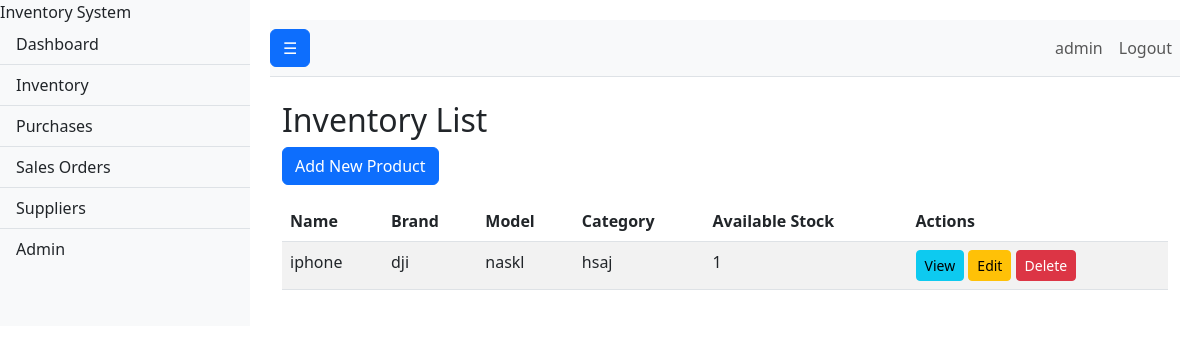
The page /inventory/ (signed in) on the database as committed earlier.
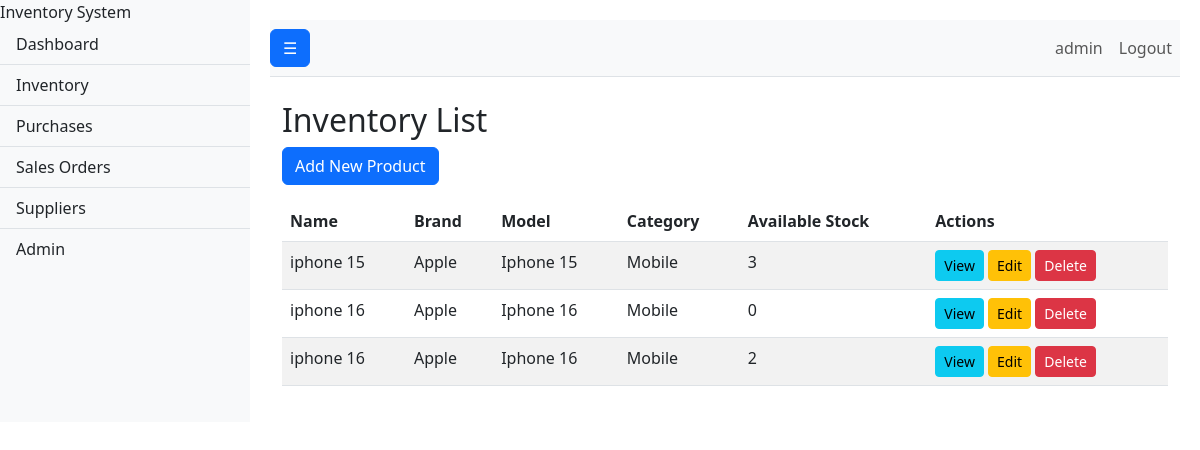
The same page on the database as committed later.
### inventory/models.py (models this page shows, shortened)
class Product(models.Model):
    name = models.CharField(max_length=100)
    category = models.CharField(max_length=50, blank=True, null=True)
    brand = models.CharField(max_length=50, blank=True, null=True)
    model = models.CharField(max_length=50, blank=True, null=True)
    description = models.TextField(blank=True, null=True)
    created_at = models.DateTimeField(auto_now_add=True)
    updated_at = models.DateTimeField(auto_now=True)

### inventory/views.py (the view)
# urls.py: path('inventory/', views.inventory_list, name='inventory_list'),
@login_required
def inventory_list(request):
    products_with_stock = []
    products = Product.objects.all()
    for product in products:
        available_stock = product.serial_numbers.filter(status='In Stock').count()
        products_with_stock.append({
            'product': product,
            'available_stock': available_stock
        })
    return render(request, 'inventory/inventory_list.html', {'products_with_stock': products_with_stock})

### inventory/templates/inventory/inventory_list.html
{% extends 'inventory/base.html' %}
{% block content %}
    <h2>Inventory List</h2>
    <a href="{% url 'inventory:add_product' %}" class="btn btn-primary mb-3">Add New Product</a>
    <table class="table table-striped">
        <thead>
            <tr>
                <th>Name</th>
                <th>Brand</th>
                <th>Model</th>
                <th>Category</th>
                <th>Available Stock</th>
                <th>Actions</th>
            </tr>
        </thead>
        <tbody>
            {% for item in products_with_stock %}
                <tr>
                    <td>{{ item.product.name }}</td>
                    <td>{{ item.product.brand }}</td>
                    <td>{{ item.product.model }}</td>
                    <td>{{ item.product.category }}</td>
                    <td>{{ item.available_stock }}</td>
                    <td>
                        <a href="#" class="btn btn-sm btn-info">View</a>
                        <a href="#" class="btn btn-sm btn-warning">Edit</a>
                        <a href="#" class="btn btn-sm btn-danger">Delete</a>
                    </td>
                </tr>
            {% empty %}
                <tr>
                    <td colspan="6">No products available.</td>
                </tr>
            {% endfor %}
        </tbody>
    </table>
{% endblock %}

### inventory/templates/inventory/base.html (shortened to what this page needs)
{% load static %}
<!DOCTYPE html>
<html lang="en">
<head>
    <link href="https://cdn.jsdelivr.net/npm/bootstrap@5.3.0/dist/css/bootstrap.min.css" rel="stylesheet">
    <link rel="stylesheet" href="{% static 'inventory/css/styles.css' %}">
</head>
<body>
    <div class="d-flex" id="wrapper">
        <div class="bg-light border-right" id="sidebar-wrapper">
            <div class="sidebar-heading">Inventory System</div>
            <div class="list-group list-group-flush">
                <a href="{% url 'inventory:dashboard' %}" class="list-group-item list-group-item-action bg-light">Dashboard</a>
                <a href="{% url 'inventory:inventory_list' %}" class="list-group-item list-group-item-action bg-light">Inventory</a>
                <a href="{% url 'inventory:purchase_list' %}" class="list-group-item list-group-item-action bg-light">Purchases</a>
                <a href="{% url 'inventory:sales_order_list' %}" class="list-group-item list-group-item-action bg-light">Sales Orders</a>
                <a href="{% url 'inventory:supplier_list' %}" class="list-group-item list-group-item-action bg-light">Suppliers</a>
                <a href="/admin/" class="list-group-item list-group-item-action bg-light">Admin</a>
            </div>
        </div>
        <div id="page-content-wrapper">
            <nav class="navbar navbar-expand-lg navbar-light bg-light border-bottom">
                <button class="btn btn-primary" id="menu-toggle">☰</button>
                <div class="collapse navbar-collapse" id="navbarSupportedContent">
                    <ul class="navbar-nav ms-auto mt-2 mt-lg-0">
                        {% if user.is_authenticated %}
                            <li class="nav-item">
                                <a class="nav-link" href="#">{{ user.username }}</a>
                            </li>
                            <li class="nav-item">
                                <a class="nav-link" href="{% url 'admin:logout' %}">Logout</a>
                            </li>
                        {% else %}
                            <li class="nav-item">
                                <a class="nav-link" href="{% url 'admin:login' %}">Login</a>
                            </li>
                        {% endif %}
                    </ul>
                </div>
            </nav>
            <div class="container-fluid mt-4">
                {% block content %}{% endblock %}
            </div>
        </div>
    </div>
</body>
</html>

### inventory/static/inventory/css/styles.css (style rules this page uses)
#wrapper { display: flex; align-items: stretch; }
#sidebar-wrapper { min-width: 250px; max-width: 250px; }
#page-content-wrapper { width: 100%; padding: 20px; }
#menu-toggle { margin-right: 10px; }

Rows that differ between the two databases and show on the page:
changed Product: product.name "iphone" → "iphone 15"; product.brand "dji" → "Apple"; product.model "naskl" → "Iphone 15"; product.category "hsaj" → "Mobile"; available_stock "1" → "3"
added Product: product.name "iphone 16", product.brand "Apple", product.model "Iphone 16", product.category "Mobile", available_stock "0"
added Product: product.name "iphone 16", product.brand "Apple", product.model "Iphone 16", product.category "Mobile", available_stock "2"
